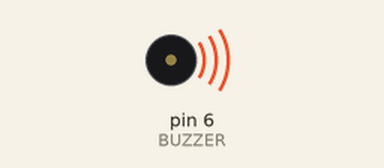
This sketch was run on a simulated Arduino Uno, built with avr-gcc and run on an emulated ATmega328P. Parts: buzzer (waves = sounding).

Above: at 0.2 s.
At 1.85 s:
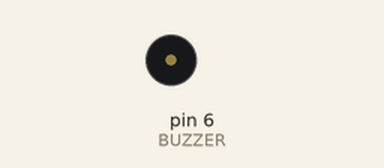
Timing chart, 0 to 3.0 s (numbered marks = the images above):
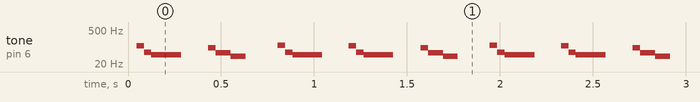

Measured:
- by itself, tone on pin 6 (BUZZER): repeats every 1.1 s: 62 Hz 0.04 s, 48 Hz 0.16 s, silent 0.15 s, 94 Hz 0.04 s, 59 Hz 0.08 s, 41 Hz 0.08 s, silent 0.17 s, 118 Hz 0.04 s, 62 Hz 0.04 s, 48 Hz 0.16 s, silent 0.14 s, 111 Hz 0.04 s

The sketch:

BuzzSlide.ino
```cpp
#define BUZZER 6

int pause = 1;

void setup() {
  pinMode(BUZZER, OUTPUT);
}

void loop() {
  digitalWrite(BUZZER, HIGH);   // turn the LED on (HIGH is the voltage level)
  delay(pause);              // wait for a second
  digitalWrite(BUZZER, LOW);    // turn the LED off by making the voltage LOW
  delay(pause);              // wait for a second
  pause++;
  if(pause==20) {pause=1;}
}
```
